Frame 1 (no input): blank canvas, image omitted
Frame 60 (the mouse pressed at the canvas centre just before this capture): blank canvas, image omitted
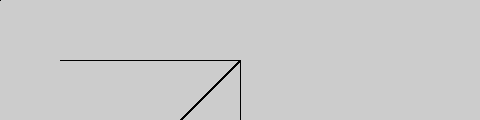
Frame 120 (the mouse held since frame 60 and released just before this capture)

The Processing sketch whose frames 1 and 60 were blank and that drew this single picture after the mouse press (run headless with seeded random() and noise(); from frame 60 on, the mouse is pressed at the canvas centre):

// Processing sketch: processing_45073
// ── processing_45073.pde

void setup(){
size(480,120);
smooth();
}
void draw(){   
line(mouseX,mouseY,mouseX,mouseY);
line(mouseY,mouseX,mouseY,mouseX);
line(mouseX,mouseX,mouseX,mouseY);
line(mouseY,mouseY,mouseX,mouseY);
line(mouseY,mouseY,mouseX,mouseY);
line(mouseX,mouseY,mouseY,mouseX);

}
